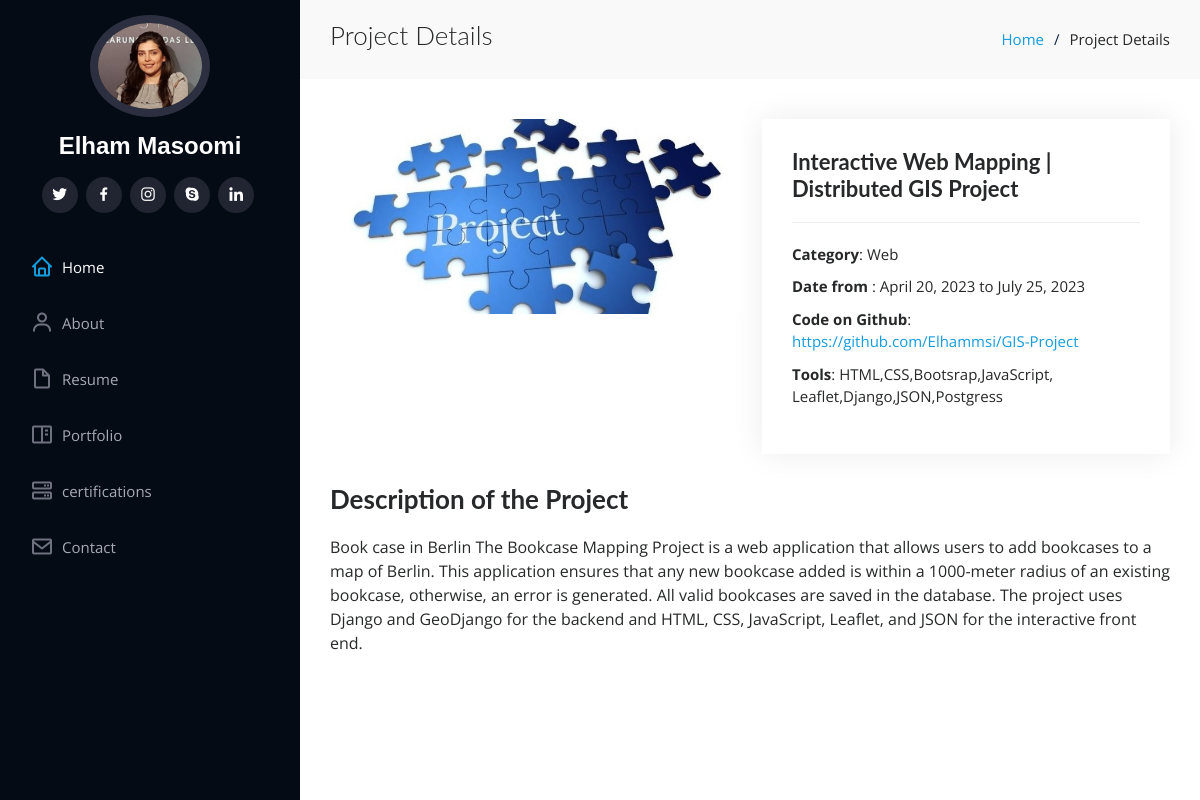
/portfolio_details/10/, run on the app's committed database.
### blog/models.py (models this page shows, shortened)
class Images(models.Model):
    image_detail =models.ImageField(upload_to='images')
    description = models.CharField(max_length=255, blank=True)

class Project(models.Model):
    CATEGORY_CHOICES = [
        ('Machine-Learning', 'Machine-Learning'),
        ('Data-Analysis', 'Data-Analysis'),
        ('Web', 'Web'),
        ('ALL', 'All'),
    ]
    title = models.CharField(max_length=100, default="Default title")
    category = models.CharField(max_length=100, choices=CATEGORY_CHOICES)
    date1 = models.DateField(default=date.today)
    date2 = models.DateField(default=date.today)
    description = models.TextField(default="Default description")
    image = models.ImageField(upload_to='images', null=True)
    tools = models.CharField(max_length=100, default="Default title")
    url = models.URLField(blank=True)

### blog/views.py (the view)
# urls.py: path('portfolio_details/<int:id>/', views.portfolio_details, name='portfolio_details'),
def portfolio_details(request, id):
    project= get_object_or_404(Project, id=id)
    images = Images.objects.all()
    return render(request, 'blog/details.html', {'project': project ,'images': images})

### blog/templates/blog/details.html (shortened to what this page needs)
 {% extends 'base.html' %}
  {% load static %}
  {% block css_links %}
  <link href="{% static 'blog/vendor/aos/aos.css' %}" rel="stylesheet">
  <link href="{% static 'blog/vendor/bootstrap/css/bootstrap.min.css' %}" rel="stylesheet">
  <link href="{% static 'blog/vendor/bootstrap-icons/bootstrap-icons.css' %}" rel="stylesheet">
  <link href="{% static 'blog/vendor/boxicons/css/boxicons.min.css' %}" rel="stylesheet">
  <link href="{% static 'blog/vendor/glightbox/css/glightbox.min.css' %}" rel="stylesheet">
  <link href="{% static 'blog/vendor/swiper/swiper-bundle.min.css' %}" rel="stylesheet">
  <link href="{% static 'blog/css/style.css' %}" rel="stylesheet">
  {% endblock %}
  {% block content %}
</head>
<body>
  <header id="header">
    <div class="d-flex flex-column">
      <div class="profile">
        <img src="{% static 'blog/img/profile-img.jpg' %}" alt="" class="img-fluid rounded-circle">
        <h1 class="text-light"><a href="{% url 'start_page' %}">Elham Masoomi</a></h1>
        <div class="social-links mt-3 text-center">
          <a href="#" class="twitter"><i class="bx bxl-twitter"></i></a>
          <a href="#" class="facebook"><i class="bx bxl-facebook"></i></a>
          <a href="#" class="instagram"><i class="bx bxl-instagram"></i></a>
          <a href="#" class="google-plus"><i class="bx bxl-skype"></i></a>
          <a href="#" class="linkedin"><i class="bx bxl-linkedin"></i></a>
        </div>
      </div>
      <nav id="navbar" class="nav-menu navbar">
        <ul>
          <li><a href="{% url 'start_page' %}" class="nav-link scrollto active"><i class="bx bx-home"></i> <span>Home</span></a></li>
          <li><a href="{% url 'start_page' %}" class="nav-link scrollto"><i class="bx bx-user"></i> <span>About</span></a></li>
          <li><a href="{% url 'start_page' %}" class="nav-link scrollto"><i class="bx bx-file-blank"></i> <span>Resume</span></a></li>
          <li><a href="{% url 'start_page' %}" class="nav-link scrollto"><i class="bx bx-book-content"></i> <span>Portfolio</span></a></li>
          <li><a href="{% url 'start_page' %}" class="nav-link scrollto"><i class="bx bx-server"></i> <span>certifications</span></a></li>
          <li><a href="{% url 'start_page' %}" class="nav-link scrollto"><i class="bx bx-envelope"></i> <span>Contact</span></a></li>
        </ul>
      </nav>
    </div>
  </header>
  <main id="main">
    <section id="breadcrumbs" class="breadcrumbs">
      <div class="container">
        <div class="d-flex justify-content-between align-items-center">
          <h2>Project Details</h2>
          <ol>
            <li><a href="{% url 'start_page' %}">Home</a></li>
            <li>Project Details</li>
          </ol>
        </div>
      </div>
    </section>
    <section id="portfolio-details" class="portfolio-details">
      <div class="container">
        <div class="row gy-12">
          <div class="col-lg-6">
            <div class="portfolio-details-slider swiper">
              <div class="swiper-wrapper align-items-center">
                {% for image in images %}
                <div class="swiper-slide portfolio-wrap2">
                  <img src="{{ image.image_detail.url }}" >
                </div>
                {% endfor %}
              </div>
            </div>
          </div>
          <div class="col-lg-6">
            <div class="portfolio-info">
              <h3>{{ project.title }} Project</h3>
              <ul>
                <li><strong>Category</strong>: {{ project.category }}</li>
                <li><strong>Date from </strong>: {{ project.date1 }} to {{ project.date2 }}</li>
                <li><strong>Code on Github</strong>: <a href="{{ project.url }}">{{ project.url }}</a></li>
                <li><strong>Tools</strong>: {{ project.tools }}</li>
              </ul>
            </div>
          </div>
        </div>
        <div class="portfolio-description col-lg-12">
          <h2>Description of the Project</h2>
          <p>
            {{ project.description }}
          </p>
        </div>
      </div>
    </section>
  </main>
  <footer id="footer">
  </footer>
  {% endblock %}
  {% block js_links %}
</body>
</html>
{% endblock %}

### templates/base.html (shortened to what this page needs)
<!DOCTYPE html>
<html lang="en">
<head>
    {% block css_links %} {% endblock %}
</head>
<body>
    {% block content %}
    {% endblock %}
    {% block js_links %} {% endblock %}
</body>
</html>

### blog/static/blog/css/style.css (style rules this page uses)
body { font-family: "Open Sans", sans-serif; color: #272829; }
a { color: #149ddd; text-decoration: none; }
h1, h2, h3, h4, h5, h6 { font-family: 'Lato', sans-serif; }
#header { position: fixed; top: 0; left: 0; bottom: 0; width: 300px; transition: all ease-in-out 0.5s; z-index: 9997; transition: all 0.5s; padding: 0 15px; background: #040b14; overflow-y: auto; }
#header .profile img { margin: 15px auto; display: block; width: 120px; border: 8px solid #2c2f3f; }
#header .profile h1 { font-size: 24px; margin: 0; padding: 0; font-weight: 600; -moz-text-align-last: center; text-align-last: center; font-family: "Poppins", sans-serif; }
#header .profile h1 a, #header .profile h1 a:hover { color: #fff; text-decoration: none; }
#header .profile .social-links a { font-size: 18px; display: inline-block; background: #212431; color: #fff; line-height: 1; padding: 8px 0; margin-right: 4px; border-radius: 50%; text-align: center; width: 36px; height: 36px; transition: 0.3s; }
#main { margin-left: 300px; }
.container, .container-fluid { padding-left: 30px; padding-right: 30px; }
.nav-menu { padding: 30px 0 0 0; }
.nav-menu * { margin: 0; padding: 0; list-style: none; }
.nav-menu>ul>li { position: relative; white-space: nowrap; }
.nav-menu a, .nav-menu a:focus { display: flex; align-items: center; color: #a8a9b4; padding: 12px 15px; margin-bottom: 8px; transition: 0.3s; font-size: 15px; }
.nav-menu a i, .nav-menu a:focus i { font-size: 24px; padding-right: 8px; color: #6f7180; }
.nav-menu a:hover, .nav-menu .active, .nav-menu .active:focus, .nav-menu li:hover>a { text-decoration: none; color: #fff; }
.nav-menu a:hover i, .nav-menu .active i, .nav-menu .active:focus i, .nav-menu li:hover>a i { color: #149ddd; }
section { padding: 60px 0; overflow: hidden; }
.portfolio-wrap2 { overflow: hidden; position: relative; height: 100%; }
.portfolio-details { padding-top: 40px; }
.portfolio-details .portfolio-details-slider img { width: 100%; }
.portfolio-details .portfolio-info { padding: 30px; box-shadow: 0px 0 30px rgba(5, 13, 24, 0.08); }
.portfolio-details .portfolio-info h3 { font-size: 22px; font-weight: 700; margin-bottom: 20px; padding-bottom: 20px; border-bottom: 1px solid #eee; }
.portfolio-details .portfolio-info ul { list-style: none; padding: 0; font-size: 15px; }
.portfolio-details .portfolio-info ul li+li { margin-top: 10px; }
.portfolio-details .portfolio-description { padding-top: 30px; }
.portfolio-details .portfolio-description h2 { font-size: 26px; font-weight: 700; margin-bottom: 20px; }
.portfolio-details .portfolio-description p { padding: 0; }
.breadcrumbs { padding: 20px 0; background: #f9f9f9; }
.breadcrumbs h2 { font-size: 26px; font-weight: 300; }
.breadcrumbs ol { display: flex; flex-wrap: wrap; list-style: none; padding: 0; margin: 0; font-size: 15px; }
.breadcrumbs ol li+li { padding-left: 10px; }
.breadcrumbs ol li+li::before { display: inline-block; padding-right: 10px; color: #0e2442; content: "/"; }
#footer { padding: 15px; color: #f4f6fd; font-size: 14px; position: fixed; left: 0; bottom: 0; width: 300px; z-index: 9999; background: #040b14; }

### data on the page
Images: image_detail (picture)
Project: title "Interactive Web Mapping | Distributed GIS", category "Web", date1 "April 20, 2023", date2 "July 25, 2023", url "https://github.com/Elhammsi/GIS-Project", tools "HTML,CSS,Bootsrap,JavaScript, Leaflet,Django,JSON,Postgress", description "Book case in Berlin The Bookcase Mapping Project is a web application that allows users to add bookcases to a map of Berlin. This application ensures that any new bookcase added is within a 1000-meter radius of an existing bookcase, otherwise, an error is generated. All valid bookcases are saved in the database. The project uses Django and GeoDjango for the backend and HTML, CSS, JavaScript, Leaflet, and JSON for the interactive front end."
